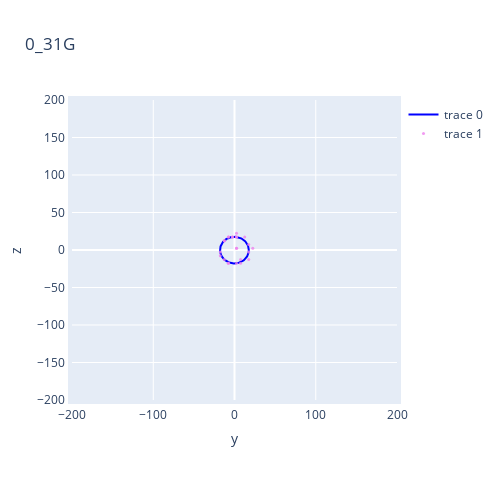
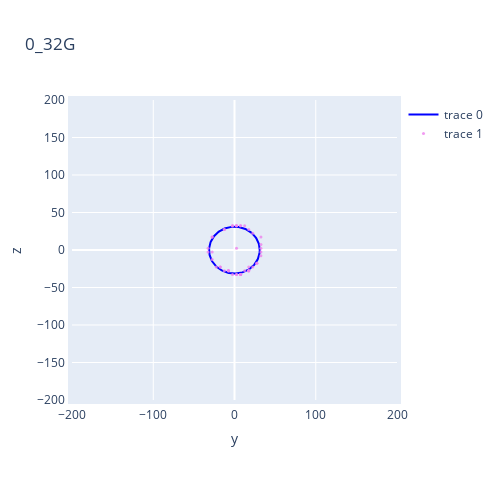
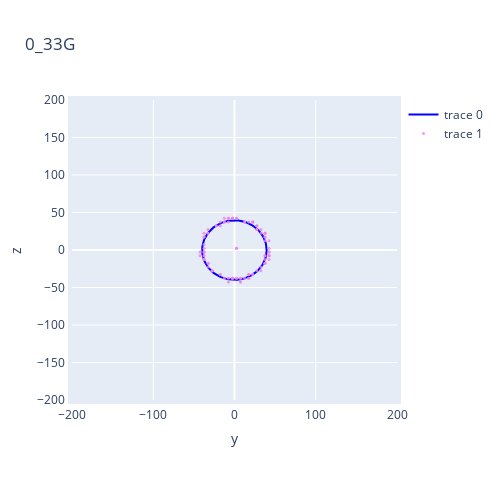
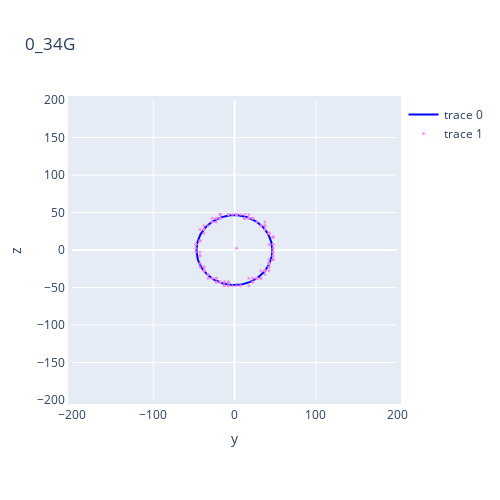

The code cell stored with these charts, in order, in its notebook:
### Code cell
plot_circle(xc, yc, radii, results, energies)

### Figure 1 — Plotly figure (JSON) as saved in the notebook; plotly's stock layout.template omitted (floating-point values rounded to 4 significant figures; data arrays with more than 128 entries replaced by an {"elided": "..."} marker saying what was removed)
{"data": [{"marker": {"color": "blue", "opacity": 0.8}, "mode": "lines", "x": {"elided": "180 float values"}, "y": {"elided": "180 float values"}, "type": "scatter"}, {"marker": {"color": "violet", "opacity": 0.8, "size": 3}, "mode": "markers", "x": [-17.5, 12.5, -2.5, 2.5, 17.5, -12.5, 2.5, 17.5, 22.5, -17.5, 2.5, -7.5, 2.5, 7.5, 17.5, -7.5, -7.5, -12.5, -7.5, -2.5, 7.5, -12.5, 2.5, 2.5], "y": [-7.5, 17.5, 17.5, 22.5, 7.5, 12.5, 17.5, -12.5, 2.5, -2.5, 17.5, 17.5, -17.5, -17.5, -2.5, -17.5, -17.5, -12.5, 17.5, 17.5, -12.5, 12.5, 2.5, 2.5], "type": "scatter"}], "layout": {"title": {"text": "0_31G"}, "xaxis": {"title": {"text": "y"}, "showgrid": true, "zeroline": true, "showline": true, "showticklabels": true, "scaleratio": 1, "scaleanchor": "x", "range": [-200, 200]}, "yaxis": {"title": {"text": "z"}, "showgrid": true, "zeroline": true, "showline": true, "showticklabels": true, "scaleratio": 1, "scaleanchor": "y", "range": [-200, 200]}, "margin": {"l": 50, "r": 50, "b": 100, "t": 100, "pad": 4}, "width": 500, "height": 500}}

### Figure 2 — Plotly figure (JSON) as saved in the notebook; plotly's stock layout.template omitted (floating-point values rounded to 4 significant figures; data arrays with more than 128 entries replaced by an {"elided": "..."} marker saying what was removed)
{"data": [{"marker": {"color": "blue", "opacity": 0.8}, "mode": "lines", "x": {"elided": "180 float values"}, "y": {"elided": "180 float values"}, "type": "scatter"}, {"marker": {"color": "violet", "opacity": 0.8, "size": 3}, "mode": "markers", "x": [-12.5, 2.5, -27.5, 17.5, -17.5, 22.5, 7.5, 2.5, -7.5, -22.5, 2.5, 17.5, -2.5, 12.5, 22.5, 7.5, 7.5, -7.5, -2.5, -32.5, 32.5, -32.5, 7.5, 27.5, -12.5, 17.5, 17.5, -27.5, 17.5, -2.5, 7.5, 32.5, -27.5, 2.5, 27.5, 32.5, -27.5, 2.5, -12.5, 7.5, 32.5, -7.5, 17.5, -17.5, 32.5, 12.5, -7.5, 2.5], "y": [27.5, 32.5, 17.5, -27.5, -22.5, -22.5, -32.5, -32.5, -27.5, -22.5, -32.5, -27.5, -32.5, -27.5, 22.5, 32.5, -32.5, -27.5, 32.5, -2.5, 17.5, 2.5, -32.5, -17.5, -27.5, -27.5, -22.5, -12.5, 27.5, 32.5, 32.5, 7.5, 17.5, 32.5, -17.5, 2.5, -2.5, 32.5, 27.5, -32.5, -7.5, -27.5, -27.5, -22.5, -2.5, 32.5, -27.5, 2.5], "type": "scatter"}], "layout": {"title": {"text": "0_32G"}, "xaxis": {"title": {"text": "y"}, "showgrid": true, "zeroline": true, "showline": true, "showticklabels": true, "scaleratio": 1, "scaleanchor": "x", "range": [-200, 200]}, "yaxis": {"title": {"text": "z"}, "showgrid": true, "zeroline": true, "showline": true, "showticklabels": true, "scaleratio": 1, "scaleanchor": "y", "range": [-200, 200]}, "margin": {"l": 50, "r": 50, "b": 100, "t": 100, "pad": 4}, "width": 500, "height": 500}}

### Figure 3 — Plotly figure (JSON) as saved in the notebook; plotly's stock layout.template omitted (floating-point values rounded to 4 significant figures; data arrays with more than 128 entries replaced by an {"elided": "..."} marker saying what was removed)
{"data": [{"marker": {"color": "blue", "opacity": 0.8}, "mode": "lines", "x": {"elided": "180 float values"}, "y": {"elided": "180 float values"}, "type": "scatter"}, {"marker": {"color": "violet", "opacity": 0.8, "size": 3}, "mode": "markers", "x": [-37.5, -2.5, 17.5, 37.5, 37.5, -7.5, -22.5, -37.5, 32.5, 37.5, -12.5, -2.5, 22.5, -32.5, -32.5, 42.5, 42.5, -37.5, 22.5, 37.5, 22.5, -37.5, -2.5, -17.5, 7.5, -32.5, -12.5, -17.5, -12.5, -37.5, -7.5, 22.5, -7.5, 42.5, 17.5, 42.5, -32.5, 27.5, -27.5, -37.5, 42.5, -37.5, 2.5, 37.5, 27.5, 37.5, 32.5, 37.5, -17.5, 2.5, -37.5, 17.5, -27.5, 27.5, 7.5, 2.5, -12.5, -27.5, 2.5, 22.5, -2.5, 17.5, 27.5, 12.5, 7.5, -7.5, -7.5, -42.5, 37.5, -37.5, 7.5, 32.5, -17.5, -2.5, -42.5, 12.5, 37.5, -37.5, -37.5, -37.5, 37.5, -2.5, 17.5, -32.5, 27.5, 42.5, 42.5, 42.5, 37.5, -37.5, 37.5, -32.5, -22.5, 12.5, 32.5, 2.5, 2.5], "y": [7.5, 42.5, -32.5, -17.5, 12.5, 42.5, 32.5, -2.5, 27.5, -17.5, 37.5, 42.5, 37.5, -17.5, 22.5, -2.5, 2.5, -2.5, 37.5, 22.5, -32.5, -12.5, -37.5, -32.5, -37.5, -17.5, 37.5, 37.5, 42.5, -7.5, -42.5, 37.5, 37.5, -2.5, 37.5, -12.5, 22.5, 27.5, -27.5, 17.5, 12.5, -7.5, 42.5, 17.5, 32.5, -17.5, 22.5, -12.5, 32.5, 42.5, 22.5, -37.5, -27.5, -27.5, -37.5, -37.5, -37.5, -27.5, -37.5, -32.5, -37.5, -32.5, 27.5, 37.5, -42.5, -37.5, 42.5, -2.5, 17.5, 2.5, -42.5, -27.5, -32.5, 42.5, -7.5, -37.5, -7.5, 17.5, -12.5, -12.5, 22.5, -37.5, -37.5, -22.5, 32.5, -7.5, -7.5, -7.5, 22.5, -2.5, -7.5, 27.5, 32.5, 37.5, -22.5, 2.5, 2.5], "type": "scatter"}], "layout": {"title": {"text": "0_33G"}, "xaxis": {"title": {"text": "y"}, "showgrid": true, "zeroline": true, "showline": true, "showticklabels": true, "scaleratio": 1, "scaleanchor": "x", "range": [-200, 200]}, "yaxis": {"title": {"text": "z"}, "showgrid": true, "zeroline": true, "showline": true, "showticklabels": true, "scaleratio": 1, "scaleanchor": "y", "range": [-200, 200]}, "margin": {"l": 50, "r": 50, "b": 100, "t": 100, "pad": 4}, "width": 500, "height": 500}}

### Figure 4 — Plotly figure (JSON) as saved in the notebook; plotly's stock layout.template omitted (floating-point values rounded to 4 significant figures; data arrays with more than 128 entries replaced by an {"elided": "..."} marker saying what was removed)
{"data": [{"marker": {"color": "blue", "opacity": 0.8}, "mode": "lines", "x": {"elided": "180 float values"}, "y": {"elided": "180 float values"}, "type": "scatter"}, {"marker": {"color": "violet", "opacity": 0.8, "size": 3}, "mode": "markers", "x": {"elided": "135 float values"}, "y": {"elided": "135 float values"}, "type": "scatter"}], "layout": {"title": {"text": "0_34G"}, "xaxis": {"title": {"text": "y"}, "showgrid": true, "zeroline": true, "showline": true, "showticklabels": true, "scaleratio": 1, "scaleanchor": "x", "range": [-200, 200]}, "yaxis": {"title": {"text": "z"}, "showgrid": true, "zeroline": true, "showline": true, "showticklabels": true, "scaleratio": 1, "scaleanchor": "y", "range": [-200, 200]}, "margin": {"l": 50, "r": 50, "b": 100, "t": 100, "pad": 4}, "width": 500, "height": 500}}
